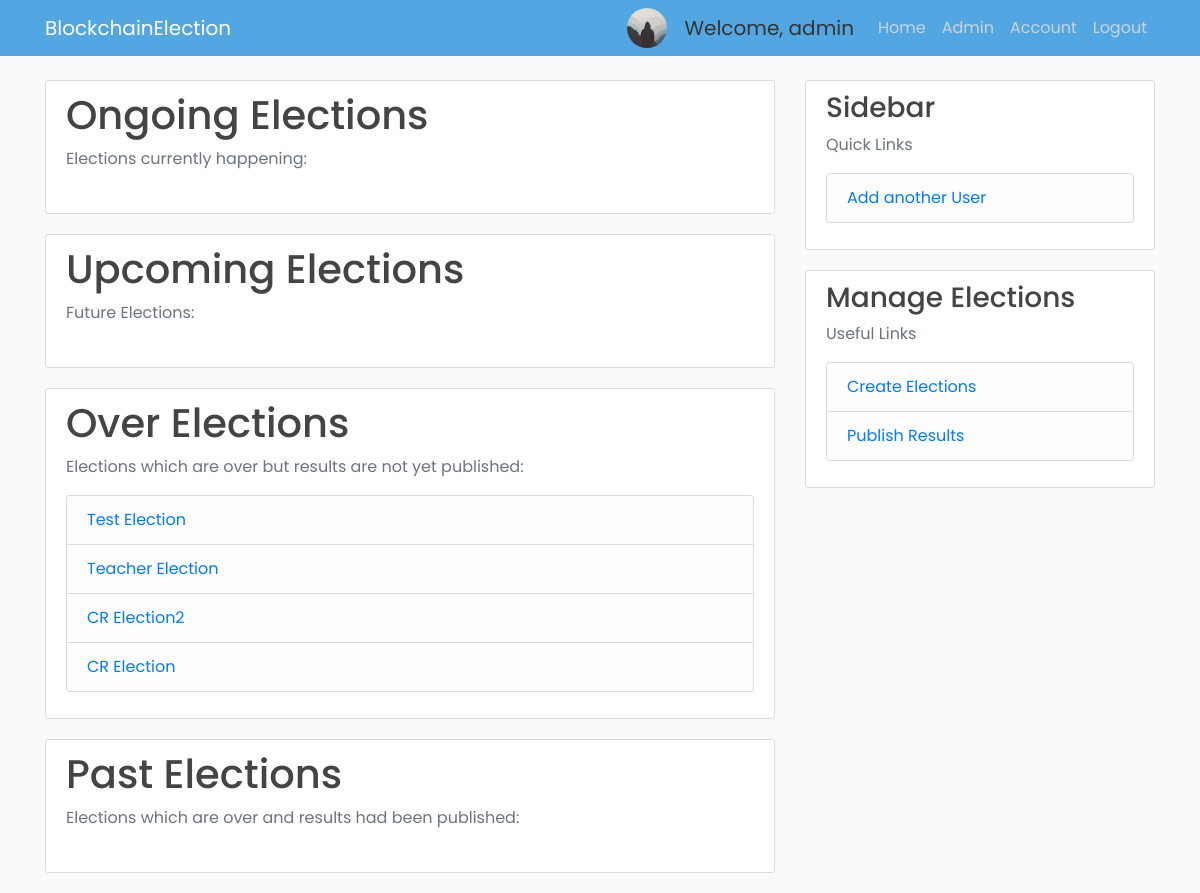
The page /admin (signed in) on the database as committed earlier.
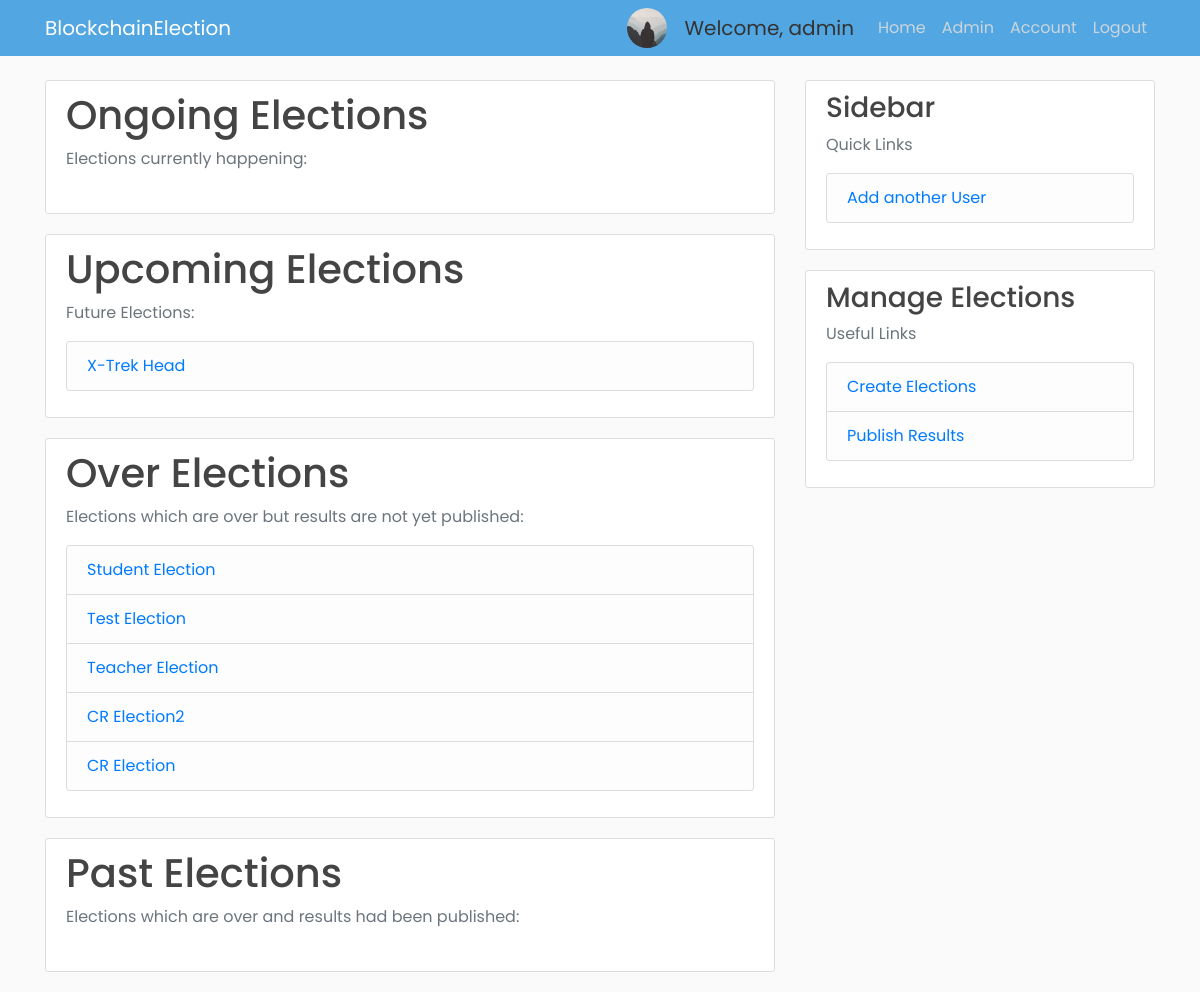
The same page on the database as committed later.
### app/models.py (models this page shows, shortened)
class Election(db.Model):
    election_id = db.Column(db.String(5), primary_key=True, nullable=False)
    election_title = db.Column(db.String(255), nullable=False)
    create_date = db.Column(db.DateTime, nullable=False, default=datetime.utcnow)
    start_date = db.Column(db.DateTime, nullable=False, default=datetime.utcnow)
    end_date = db.Column(db.DateTime, db.CheckConstraint("end_date > start_date"), nullable=False)
    public_key = db.Column(db.String(255), nullable=False, unique=True)
    max_attempt = db.Column(db.Integer, nullable=False, default=3)
    election_state = db.Column(db.String(30), db.CheckConstraint("election_state in ('upcoming', 'ongoing', 'over', 'counting_finished','past')"))
    results_published = db.Column(db.Boolean, nullable=False, default=False)

### app/routes.py (the view)
@app.route("/admin")
@login_required
def admin():
    elections = elections = Election.query.order_by(Election.start_date.desc()).all()
    election_util.update_election_state()
    return render_template("admin.html", elections=elections)

### app/election_util.py (called while the page is built)
def update_election_state():
    elections = Election.query.all()
    for election in elections:
        if election.election_state == 'counting_finished':
            continue
        elif election.start_date <= datetime.now() <= election.end_date:
            election.election_state = 'ongoing'
        elif datetime.now() < election.start_date:
            election.election_state = 'upcoming'
        elif datetime.now() > election.end_date and election.results_published == False:
            election.election_state = 'over'
        elif datetime.now() > election.end_date and election.results_published == True:
            election.election_state = 'past'
    db.session.commit()

### app/models.py (called while the page is built)
@login_manager.user_loader
def load_user(user_id):
    return Voter.query.get(int(user_id))

### app/templates/admin.html (shortened to what this page needs)
{% extends "admin_base.html" %}
{% block content %}
    {% include 'ongoing_elections.html' %}
    {% include 'upcoming_elections.html' %}
    {% include 'over_elections.html' %}
    {% include 'past_elections.html' %}
{% endblock content %}
{% block sidebar %}
<div class="col-md-4">
  <div class="content-section">
    <h3>Sidebar</h3>
    <p class='text-muted'>Quick Links
      <ul class="list-group">
        <li class="list-group-item list-group-item-light"><a href="{{ url_for('new_admin') }}">Add another User</a></li>
      </ul>
    </p>
  </div>
  <div class="content-section">
    <h3>Manage Elections</h3>
    <p class='text-muted'>Useful Links
      <ul class="list-group">
        <li class="list-group-item list-group-item-light"><a href="{{ url_for('new_election') }}">Create Elections</a></li>
        <li class="list-group-item list-group-item-light"><a href="{{ url_for('publish_results') }}">Publish Results</a></li>
      </ul>
    </p>
  </div>
</div>
{% endblock sidebar %}

### app/templates/upcoming_elections.html
{% block upcoming_elections %}
<div class="content-section">
  <h1>Upcoming Elections</h1>
  <p class='text-muted'>Future Elections:
  <ul class="list-group">
      {% for election in elections %}
          {% if election.election_state == 'upcoming' %}
              <li class="list-group-item list-group-item-light"><a href="{{ url_for('view_election', id=election.election_id) }}">{{ election.election_title }}</a></li>
          {% endif %}
      {% endfor %}
  </ul>
  </p>
</div>
{% endblock upcoming_elections %}

### app/templates/over_elections.html
{% block over_elections %}
<div class="content-section">
  <h1>Over Elections</h1>
  <p class='text-muted'>Elections which are over but results are not yet published:
  <ul class="list-group">
    {% for election in elections %}
      {% if election.election_state == 'over' or election.election_state == 'counting_finished' %}
          <li class="list-group-item list-group-item-light"><a href="{{ url_for('view_election', id=election.election_id) }}">{{ election.election_title }}</a></li>
      {% endif %}
    {% endfor %}
  </ul>
  </p>
</div>
{% endblock over_elections %}

Rows that differ between the two databases and show on the page:
added Election: election_title "X-Trek Head", shown under "Upcoming Elections"
added Election: election_title "Student Election", shown under "Over Elections"
